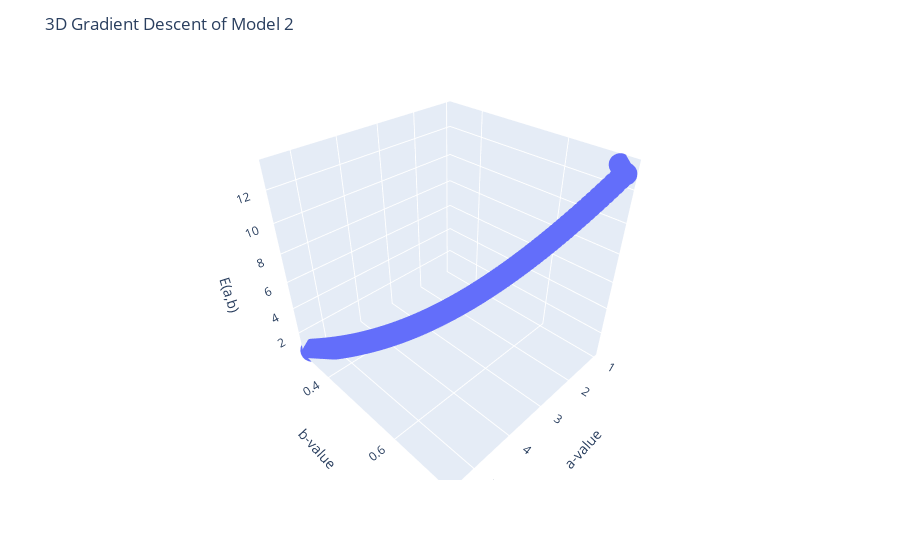

Source (notebook cell):
### Markdown cell above
## Gradient Descent Visualization
The graph below shows the algorithm's progress of minimizing the error function over the course of the iterations for Model 2, using the parameters of the dummy model above with starting a and b-values of 1, learning rate of 0.01 and epsilon of 0.001.

### Code cell
# plot 3d gradient descent using plotly express
fig = px.scatter_3d(model2_gradientdesc, x='a-value', y='b-value', z='E(a,b)')

# set title
fig.update_layout(title='3D Gradient Descent of Model 2')

fig.show()

### Figure 1 — Plotly figure (JSON) as saved in the notebook; plotly's stock layout.template omitted (floating-point values rounded to 4 significant figures; data arrays with more than 128 entries replaced by an {"elided": "..."} marker saying what was removed)
{"data": [{"hovertemplate": "a-value=%{x}<br>b-value=%{y}<br>E(a,b)=%{z}<extra></extra>", "legendgroup": "", "marker": {"color": "#636efa", "symbol": "circle"}, "mode": "markers", "name": "", "scene": "scene", "showlegend": false, "type": "scatter3d", "x": {"elided": "249 float values"}, "y": {"elided": "249 float values"}, "z": {"elided": "249 float values"}}], "layout": {"legend": {"tracegroupgap": 0}, "margin": {"t": 60}, "scene": {"domain": {"x": [0, 1], "y": [0, 1]}, "xaxis": {"title": {"text": "a-value"}}, "yaxis": {"title": {"text": "b-value"}}, "zaxis": {"title": {"text": "E(a,b)"}}}, "title": {"text": "3D Gradient Descent of Model 2"}}}
